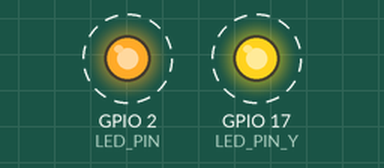
A sketch run on a simulated ESP32. On the bench: output pins drawn as LEDs (lit = HIGH). Dashed ring = blinking. What the sketch prints to the serial monitor is not drawn.

Above: at 0.5 s.
Timing chart, 0 to 4.6 s (numbered marks = the images above):
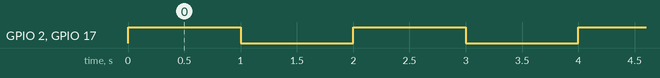

The sketch:

lab02.ino
```cpp
// 定义板载LED引脚，避免使用"魔法数字"
#define LED_PIN 2
#define LED_PIN_Y 17
// 初始化相关设置
void setup() {
  // 初始化串口通信
  Serial.begin(115200);
  // 初始化板载LED引脚为输出模式
  pinMode(LED_PIN, OUTPUT);
   pinMode(LED_PIN_Y, OUTPUT);
}

void loop() {
  Serial.println("Hello ESP32!");
  Serial.println("LED status updated");
  digitalWrite(LED_PIN, HIGH);   // 点亮LED
   digitalWrite(LED_PIN_Y, HIGH);   // 点亮LED
  delay(1000);                   // 等待1秒
  digitalWrite(LED_PIN, LOW);    // 熄灭LED
   digitalWrite(LED_PIN_Y, LOW);    // 熄灭LED
  delay(1000);              // 等待1秒
}
```

Measured:
- by itself, GPIO 2 (LED_PIN), GPIO 17 (LED_PIN_Y): alternates HIGH for 1.0 s and LOW for 1.0 s
